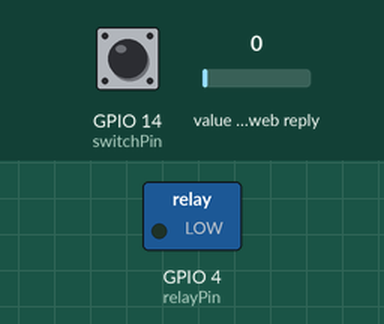
The sketch below on a simulated ESP32. On the bench: switched loads named in the sketch (green lamp = pin HIGH). The test bench sets the inputs (shaded band); at power-on: GPIO 14 (switchPin) HIGH, value in the web reply 0. WiFi joins after 1.5 s; servers stay silent unless stated; web services answer with replies made up by the test bench; what the sketch prints to the serial monitor is not drawn.

Above: at 2.7 s.
2.8 s: GPIO 14 (switchPin) pulled LOW for 3 s
At 6.2 s:
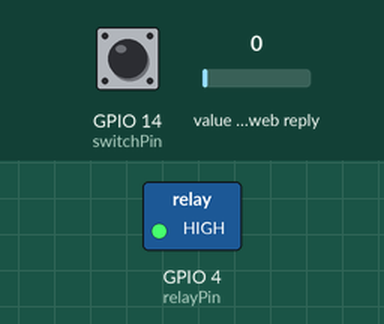
Timing chart, 0 to 11.7 s (numbered marks = the images above; inputs shaded):
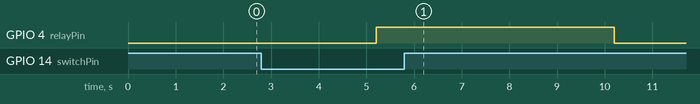

The sketch:

sketch_apr19a.ino
```cpp
#include <WiFi.h>
#include <HTTPClient.h>
#include <ArduinoJson.h>

const char* ssid = "YourWiFiName";           // Replace with your WiFi
const char* password = "YourWiFiPassword";   // Replace with your password

const String readUrl = "https://api.thingspeak.com/channels/2850939/feeds.json?api_key=UYWGFVRNBX44CWD0&results=1";
const String writeUrl = "https://api.thingspeak.com/update?api_key=AU9JMBVBXZOC8QJX&field1=";

const int switchPin = 14;    // Physical switch
const int relayPin = 4;      // Relay control

void setup() {
  Serial.begin(115200);
  pinMode(switchPin, INPUT_PULLUP);
  pinMode(relayPin, OUTPUT);
  digitalWrite(relayPin, LOW);

  WiFi.begin(ssid, password);
  Serial.print("Connecting to WiFi");
  while (WiFi.status() != WL_CONNECTED) {
    delay(500); Serial.print(".");
  }
  Serial.println("\nConnected to WiFi");
}

void loop() {
  static unsigned long lastCheck = 0;
  if (millis() - lastCheck > 5000) {
    lastCheck = millis();

    int apiValue = getStatusFromThingSpeak();
    int switchValue = digitalRead(switchPin) == LOW ? 1 : 0;
    int finalState = (switchValue == 1 || apiValue == 1) ? 1 : 0;

    digitalWrite(relayPin, finalState);
    Serial.println(finalState ? "Valve ON" : "Valve OFF");

    sendStatusToThingSpeak(finalState);
  }
}

int getStatusFromThingSpeak() {
  HTTPClient http;
  http.begin(readUrl);
  int httpCode = http.GET();

  if (httpCode == 200) {
    String payload = http.getString();
    DynamicJsonDocument doc(1024);
    deserializeJson(doc, payload);
    String val = doc["feeds"][0]["field1"];
    return val.toInt();
  } else {
    Serial.println("Failed to fetch from ThingSpeak");
    return 0;
  }
}

void sendStatusToThingSpeak(int value) {
  HTTPClient http;
  http.begin(writeUrl + String(value));
  int httpCode = http.GET();
  if (httpCode == 200) {
    Serial.println("Status sent to ThingSpeak");
  } else {
    Serial.println("Failed to send status");
  }
  http.end();
}
```

Measured:
- after the input at 2.8 s, GPIO 4 (relayPin): LOW → HIGH after 2.4 s, → LOW 5.0 s later
